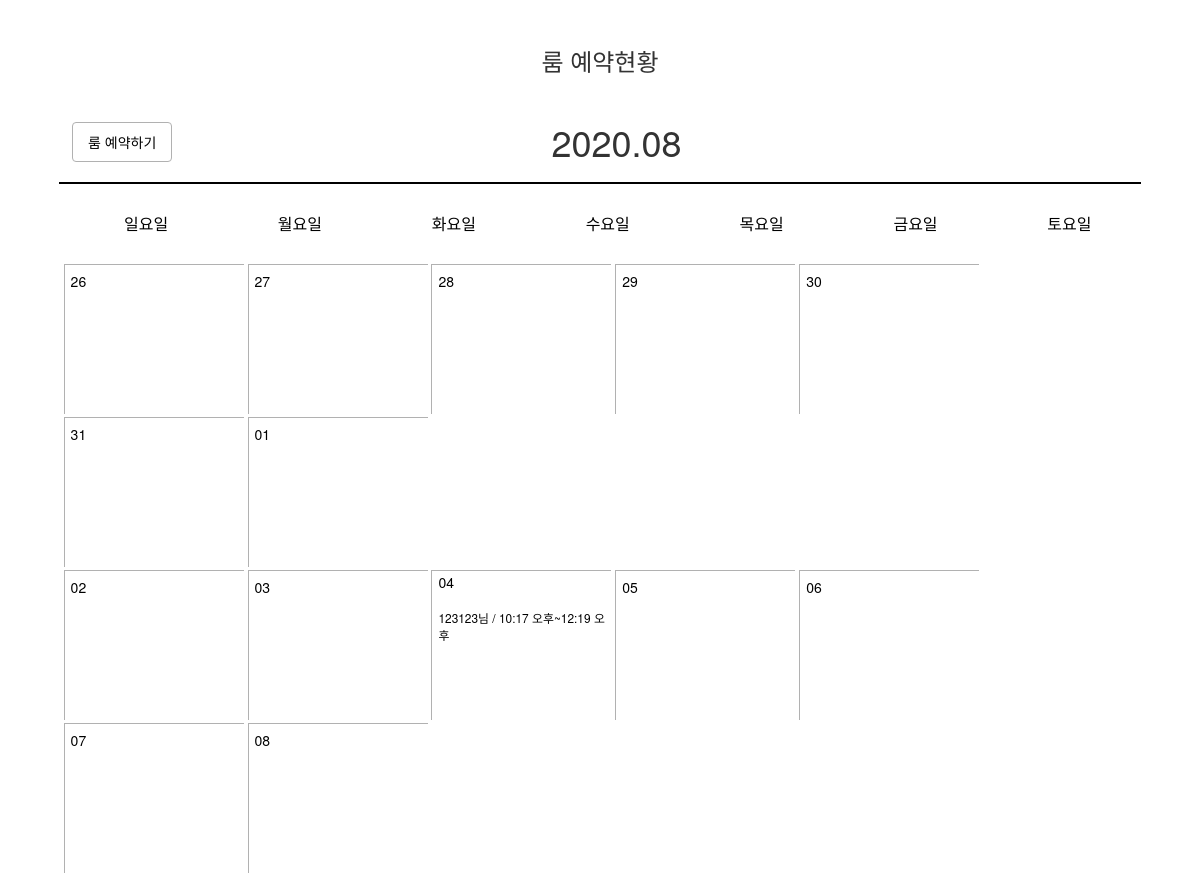
The app's page / (upper part), older data.
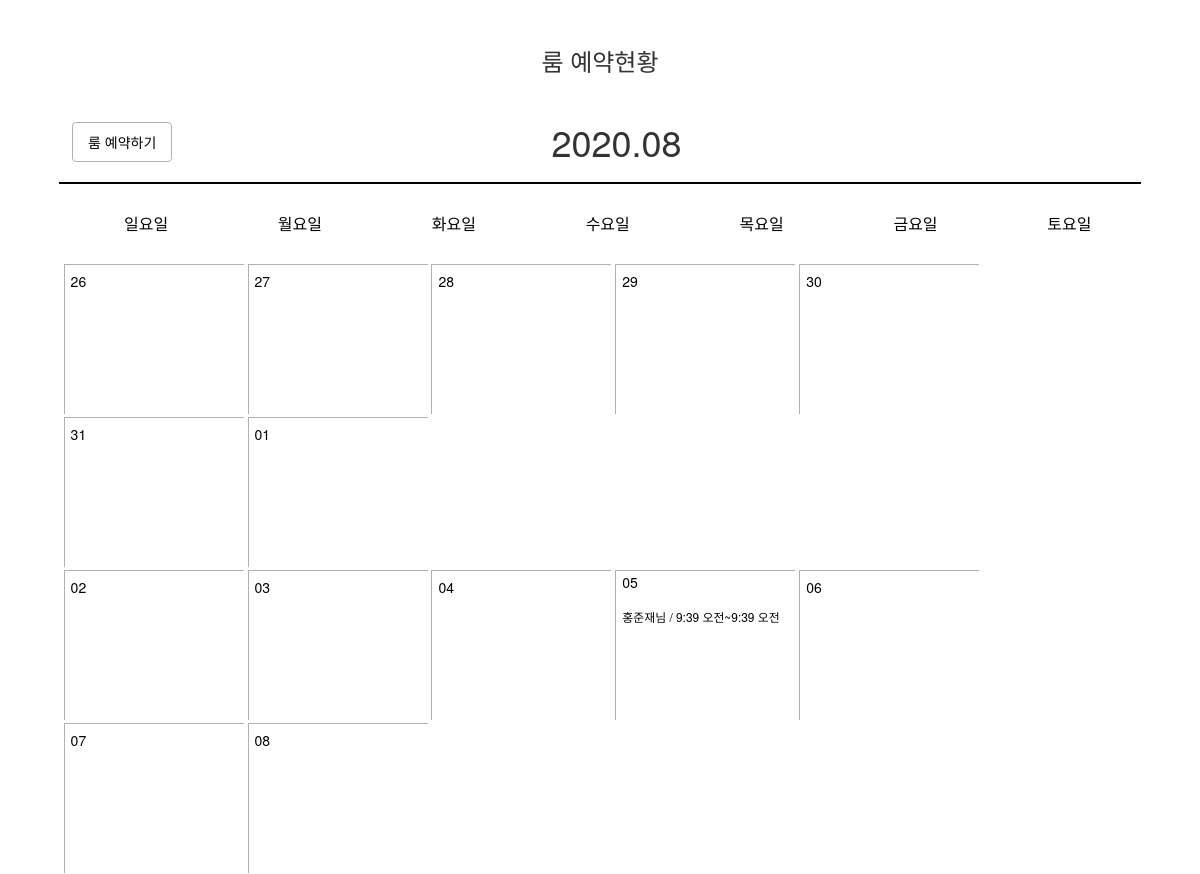
The same page, newer data.
### rsv/models.py (models this page shows, shortened)
class Board(models.Model):
    name = models.CharField(max_length=10)
    phone_number = models.CharField(max_length=11)
    start_date = models.DateField()
    end_date = models.DateField()
    start_time = models.TimeField()
    end_time = models.TimeField()
    people = models.IntegerField()
    memo = models.TextField()
    m_d = models.CharField(max_length=5)

### rsv/views.py (the view)
# urls.py: path('', views.board, name='index'),
def board(request):
    content = Board.objects
    return render(request, 'index.html', {'boards':content})

### rsv/templates/index.html (shortened to what this page needs)
<!DOCTYPE html>
<html>
<head>
<link rel="stylesheet" href="https://stackpath.bootstrapcdn.com/bootstrap/3.4.1/css/bootstrap.min.css">
<link rel="stylesheet" href="https://stackpath.bootstrapcdn.com/bootstrap/3.4.1/css/bootstrap-theme.min.css">
<link rel="stylesheet" href="https://stackpath.bootstrapcdn.com/font-awesome/4.7.0/css/font-awesome.min.css">
</head>
<body>
  <header>
    <h3 style="text-align: center;">룸 예약현황</h3>
      <div class="do">
        <button class="btn">
          <a href="{% url 'create' %}">룸 예약하기</a>
        </button>
        <h1>
              <div>2020.08</div>
        </h1>
      </div>
      <hr>
</header>
<div id="calendar-wrap">
    <div id="calendar">
        <ul class="weekdays">
            <li>일요일</li>
            <li>월요일</li>
            <li>화요일</li>
            <li>수요일</li>
            <li>목요일</li>
            <li>금요일</li>
            <li>토요일</li>
        </ul>
    </div>
</div>
<br>
<div class="btn2">
    <span>
        <a href="read.html"><button id="07_26" class="subbtn" a href="/07_26"><div class="days">26
          <br>
        </div></button></a>
        <a href="read/"><button id="07_27" class="subbtn"><div class="days">27
          <br>
        </div></button></a>
        <a href="read/"><button id="07_28" class="subbtn"><div class="days">28
          <br>
        </div></button></a>
        <a href="read/"><button id="07_29" class="subbtn"><div class="days">29
          <br>
        </div></button></a>
        <a href="read/"><button id="07_30" class="subbtn"><div class="days">30
          <br>
        </div></button></a>
        <a href="read/"><button id="07_31" class="subbtn"><div class="days">31
          <br>
        </div></button></a>
        <a href="read/"> <button id="08_01" class="subbtn"><div class="days">01
          <br>
        </div></button></a>
    </span>
</div>
<div class="btn2">
    <span>
      <a href="read/"> <button id="08_02" class="subbtn"><div class="days">02
          <br>
        </div></button></a>
        <a href="read/"> <button id="08_03" class="subbtn"><div class="days">03
          <br>
        </div></button></a>
        <a href="read/"><button id="08_04" class="subbtn"><div class="days">04
            <br>
            {%for board in boards.all%}
            {%if board.m_d == "08_04"%}
            <span>
              <p>
                {{board.name}}님 /
                {{board.start_time}}~{{board.end_time}}
              </p>
            </span>
            {%endif%}
            {%endfor%}
        </div></button></a>
        <a href="read/"><button id="08_05" class="subbtn"><div class="days">05
          <br>
          {%for board in boards.all%}
          {%if board.m_d == "08_05"%}
          <span>
            <p>
              {{board.name}}님 /
              {{board.start_time}}~{{board.end_time}}
            </p>
          </span>
          {%endif%}
          {%endfor%}
        </div></button></a>
        <a href="read/"><button id="08_06" class="subbtn"><div class="days">06
          <br>
        </div></button></a>
        <a href="read/"><button id="08_07" class="subbtn"><div class="days">07
          <br>
        </div></button></a>
        <a href="read/"><button id="08_08" class="subbtn"><div class="days">08
          <br>
        </div></button></a>
    </span>
</div>
</body>
</html>

Row changes from the older to the newer data that the page shows:
removed Board: name "123123", start_time "10:17 오후", end_time "12:19 오후", shown under "2020.08"
added Board: name "홍준재", start_time "9:39 오전", end_time "9:39 오전", shown under "2020.08"
